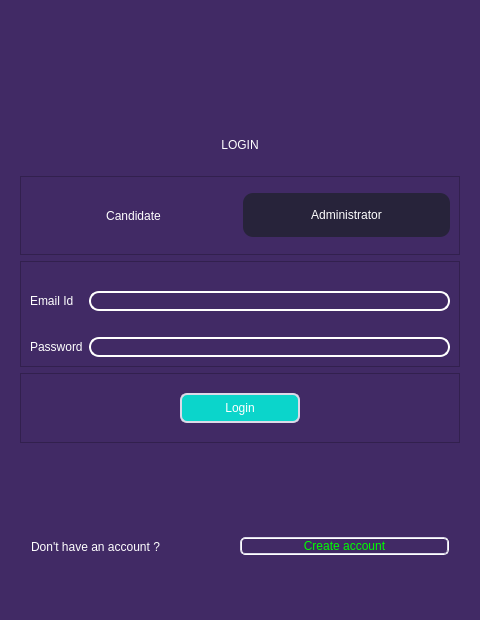
<?xml version="1.0" encoding="UTF-8"?>
<ui version="4.0">
 <class>Dialog</class>
 <widget class="QDialog" name="Dialog">
  <property name="geometry">
   <rect>
    <x>0</x>
    <y>0</y>
    <width>480</width>
    <height>620</height>
   </rect>
  </property>
  <property name="sizePolicy">
   <sizepolicy hsizetype="Preferred" vsizetype="Preferred">
    <horstretch>0</horstretch>
    <verstretch>0</verstretch>
   </sizepolicy>
  </property>
  <property name="minimumSize">
   <size>
    <width>0</width>
    <height>0</height>
   </size>
  </property>
  <property name="maximumSize">
   <size>
    <width>16777215</width>
    <height>16777215</height>
   </size>
  </property>
  <property name="windowTitle">
   <string>Dialog</string>
  </property>
  <property name="styleSheet">
   <string notr="true">color: rgb(255, 255, 255); 
background-color: #412A65;</string>
  </property>
  <layout class="QVBoxLayout" name="verticalLayout">
   <item>
    <widget class="QFrame" name="header">
     <property name="maximumSize">
      <size>
       <width>16777215</width>
       <height>150</height>
      </size>
     </property>
     <property name="frameShape">
      <enum>QFrame::NoFrame</enum>
     </property>
     <property name="frameShadow">
      <enum>QFrame::Plain</enum>
     </property>
     <layout class="QVBoxLayout" name="verticalLayout_3">
      <item>
       <spacer name="verticalSpacer">
        <property name="orientation">
         <enum>Qt::Vertical</enum>
        </property>
        <property name="sizeHint" stdset="0">
         <size>
          <width>20</width>
          <height>90</height>
         </size>
        </property>
       </spacer>
      </item>
      <item>
       <widget class="QLabel" name="label">
        <property name="styleSheet">
         <string notr="true">QLabel {
	font: 22pt &quot;Lucida Sans&quot;;
}</string>
        </property>
        <property name="text">
         <string>LOGIN</string>
        </property>
        <property name="alignment">
         <set>Qt::AlignCenter</set>
        </property>
       </widget>
      </item>
     </layout>
    </widget>
   </item>
   <item>
    <widget class="QFrame" name="body">
     <property name="styleSheet">
      <string notr="true">color: rgb(255,255,255);</string>
     </property>
     <property name="frameShape">
      <enum>QFrame::NoFrame</enum>
     </property>
     <property name="frameShadow">
      <enum>QFrame::Plain</enum>
     </property>
     <layout class="QVBoxLayout" name="verticalLayout_2">
      <item>
       <widget class="QFrame" name="frame_2">
        <property name="maximumSize">
         <size>
          <width>16777215</width>
          <height>80</height>
         </size>
        </property>
        <property name="styleSheet">
         <string notr="true"/>
        </property>
        <property name="frameShape">
         <enum>QFrame::StyledPanel</enum>
        </property>
        <property name="frameShadow">
         <enum>QFrame::Raised</enum>
        </property>
        <layout class="QHBoxLayout" name="horizontalLayout">
         <item>
          <widget class="QLabel" name="candidateUILabel">
           <property name="styleSheet">
            <string notr="true">QLabel {
	font: 19pt &quot;Calibri&quot;;
}</string>
           </property>
           <property name="frameShape">
            <enum>QFrame::NoFrame</enum>
           </property>
           <property name="frameShadow">
            <enum>QFrame::Plain</enum>
           </property>
           <property name="text">
            <string>Candidate</string>
           </property>
           <property name="alignment">
            <set>Qt::AlignCenter</set>
           </property>
          </widget>
         </item>
         <item>
          <widget class="QPushButton" name="adminUIButton">
           <property name="styleSheet">
            <string notr="true">QPushButton {
    border-radius: 10px;
	background-color: #27233A;
	padding: 15px 25px;
	border: none;
	font: 13pt &quot;Calibri&quot;;
}

QPushButton:hover {
	background-color: rgb(48, 43, 71);
	font: 13pt &quot;Calibri&quot;;
}

QPushButton:pressed {
	background-color: rgb(56, 50, 80);
	font: 13pt &quot;Calibri&quot;;
}</string>
           </property>
           <property name="text">
            <string>Administrator</string>
           </property>
          </widget>
         </item>
        </layout>
       </widget>
      </item>
      <item>
       <widget class="QFrame" name="frame">
        <property name="styleSheet">
         <string notr="true">QLineEdit {
	border-style: solid;
	border-color:rgb(255,255,255);
	border-width: 2px;
	border-radius: 10px;
}</string>
        </property>
        <property name="frameShape">
         <enum>QFrame::StyledPanel</enum>
        </property>
        <property name="frameShadow">
         <enum>QFrame::Raised</enum>
        </property>
        <layout class="QGridLayout" name="gridLayout">
         <property name="leftMargin">
          <number>9</number>
         </property>
         <property name="topMargin">
          <number>9</number>
         </property>
         <property name="rightMargin">
          <number>9</number>
         </property>
         <item row="5" column="1">
          <widget class="QLineEdit" name="passwordInput">
           <property name="styleSheet">
            <string notr="true"/>
           </property>
          </widget>
         </item>
         <item row="0" column="1">
          <widget class="QLabel" name="invalidEmailLabel">
           <property name="styleSheet">
            <string notr="true">QLabel {
	font: 12pt &quot;Lucida Sans&quot;;
	text-align: center;
}</string>
           </property>
           <property name="text">
            <string/>
           </property>
          </widget>
         </item>
         <item row="3" column="1">
          <widget class="QLabel" name="invalidPasswordLabel">
           <property name="styleSheet">
            <string notr="true">QLabel {
	font: 12pt &quot;Lucida Sans&quot;;
	text-align: center;
}</string>
           </property>
           <property name="text">
            <string/>
           </property>
          </widget>
         </item>
         <item row="2" column="0">
          <widget class="QLabel" name="emailIdLabel">
           <property name="styleSheet">
            <string notr="true">QLabel {
	font: 14pt &quot;Lucida Sans&quot;;
	text-align: center;
}</string>
           </property>
           <property name="text">
            <string>Email Id</string>
           </property>
           <property name="alignment">
            <set>Qt::AlignLeading|Qt::AlignLeft|Qt::AlignVCenter</set>
           </property>
           <property name="buddy">
            <cstring>emailIdInput</cstring>
           </property>
          </widget>
         </item>
         <item row="2" column="1">
          <widget class="QLineEdit" name="emailIdInput">
           <property name="styleSheet">
            <string notr="true"/>
           </property>
          </widget>
         </item>
         <item row="5" column="0">
          <widget class="QLabel" name="passwordLabel">
           <property name="styleSheet">
            <string notr="true">QLabel {
	font: 14pt &quot;Lucida Sans&quot;;
	text-align: center;
}</string>
           </property>
           <property name="text">
            <string>Password</string>
           </property>
           <property name="buddy">
            <cstring>passwordInput</cstring>
           </property>
          </widget>
         </item>
        </layout>
       </widget>
      </item>
      <item>
       <widget class="QFrame" name="frame_6">
        <property name="maximumSize">
         <size>
          <width>16777215</width>
          <height>70</height>
         </size>
        </property>
        <property name="focusPolicy">
         <enum>Qt::StrongFocus</enum>
        </property>
        <property name="frameShape">
         <enum>QFrame::StyledPanel</enum>
        </property>
        <property name="frameShadow">
         <enum>QFrame::Raised</enum>
        </property>
        <layout class="QHBoxLayout" name="horizontalLayout_2">
         <item>
          <spacer name="horizontalSpacer_2">
           <property name="orientation">
            <enum>Qt::Horizontal</enum>
           </property>
           <property name="sizeType">
            <enum>QSizePolicy::Maximum</enum>
           </property>
           <property name="sizeHint" stdset="0">
            <size>
             <width>150</width>
             <height>20</height>
            </size>
           </property>
          </spacer>
         </item>
         <item>
          <widget class="QPushButton" name="loginButton">
           <property name="maximumSize">
            <size>
             <width>16777215</width>
             <height>30</height>
            </size>
           </property>
           <property name="layoutDirection">
            <enum>Qt::LeftToRight</enum>
           </property>
           <property name="styleSheet">
            <string notr="true">QPushButton{
	background-color: #0BD5CB;
	font: 12pt &quot;Lucida Sans&quot;;
	border-width: 2px;	
	border-color: #DBD9E8;
	border-style: solid;
	padding-left: 10px;
	padding-right: 10px;
	border-radius: 7px;
}</string>
           </property>
           <property name="text">
            <string>Login</string>
           </property>
          </widget>
         </item>
         <item>
          <spacer name="horizontalSpacer">
           <property name="orientation">
            <enum>Qt::Horizontal</enum>
           </property>
           <property name="sizeType">
            <enum>QSizePolicy::Maximum</enum>
           </property>
           <property name="sizeHint" stdset="0">
            <size>
             <width>150</width>
             <height>20</height>
            </size>
           </property>
          </spacer>
         </item>
        </layout>
       </widget>
      </item>
      <item>
       <widget class="QLabel" name="loginAckLabel">
        <property name="maximumSize">
         <size>
          <width>16777215</width>
          <height>20</height>
         </size>
        </property>
        <property name="styleSheet">
         <string notr="true">QLabel {
	font: 12pt &quot;Lucida Sans&quot;;
	text-align: center;
}</string>
        </property>
        <property name="text">
         <string/>
        </property>
        <property name="alignment">
         <set>Qt::AlignCenter</set>
        </property>
       </widget>
      </item>
     </layout>
    </widget>
   </item>
   <item>
    <widget class="QFrame" name="footer">
     <property name="maximumSize">
      <size>
       <width>16777215</width>
       <height>125</height>
      </size>
     </property>
     <property name="frameShape">
      <enum>QFrame::NoFrame</enum>
     </property>
     <property name="frameShadow">
      <enum>QFrame::Plain</enum>
     </property>
     <layout class="QHBoxLayout" name="horizontalLayout_3">
      <property name="spacing">
       <number>0</number>
      </property>
      <property name="leftMargin">
       <number>20</number>
      </property>
      <property name="rightMargin">
       <number>20</number>
      </property>
      <item>
       <widget class="QLabel" name="createAccountLabel">
        <property name="styleSheet">
         <string notr="true">QLabel {
	font: 10pt &quot;Lucida Sans&quot;;
	text-align: center;
}</string>
        </property>
        <property name="text">
         <string>Don't have an account ?</string>
        </property>
        <property name="buddy">
         <cstring>createAccountButton</cstring>
        </property>
       </widget>
      </item>
      <item>
       <widget class="QPushButton" name="createAccountButton">
        <property name="layoutDirection">
         <enum>Qt::LeftToRight</enum>
        </property>
        <property name="styleSheet">
         <string notr="true">QPushButton{
	color: rgb(0, 255, 0);
	font: 10pt &quot;Lucida Sans&quot;;
	border-width: 2px;	
	border-color: #DBD9E8;
	border-style: groove;
	border-radius: 5px;
	padding-left: 10px;
	padding-right: 10px;
}

</string>
        </property>
        <property name="text">
         <string>Create account</string>
        </property>
       </widget>
      </item>
     </layout>
    </widget>
   </item>
  </layout>
 </widget>
 <tabstops>
  <tabstop>emailIdInput</tabstop>
  <tabstop>passwordInput</tabstop>
  <tabstop>loginButton</tabstop>
  <tabstop>createAccountButton</tabstop>
 </tabstops>
 <resources/>
 <connections/>
</ui>
